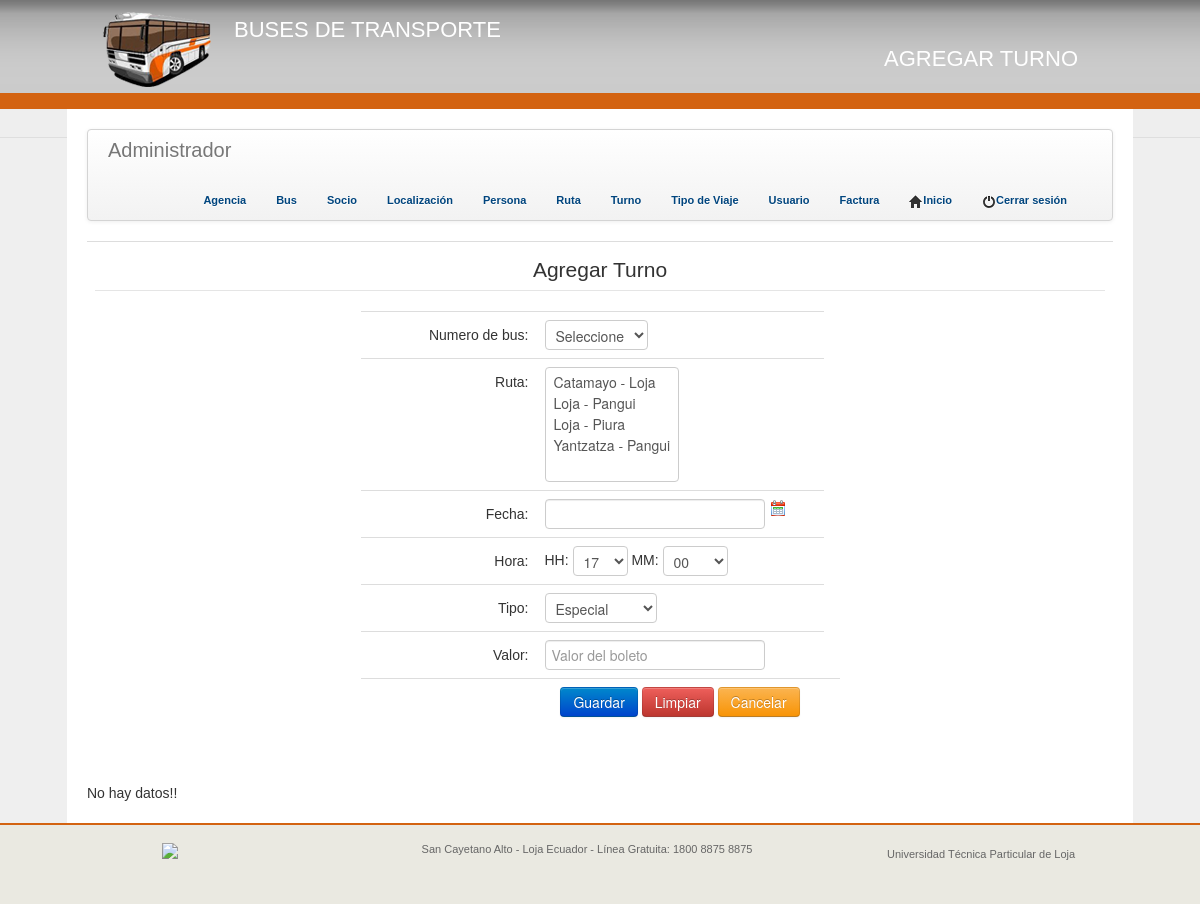
Before: /pages/addTurno.php (signed in) with the older database file.
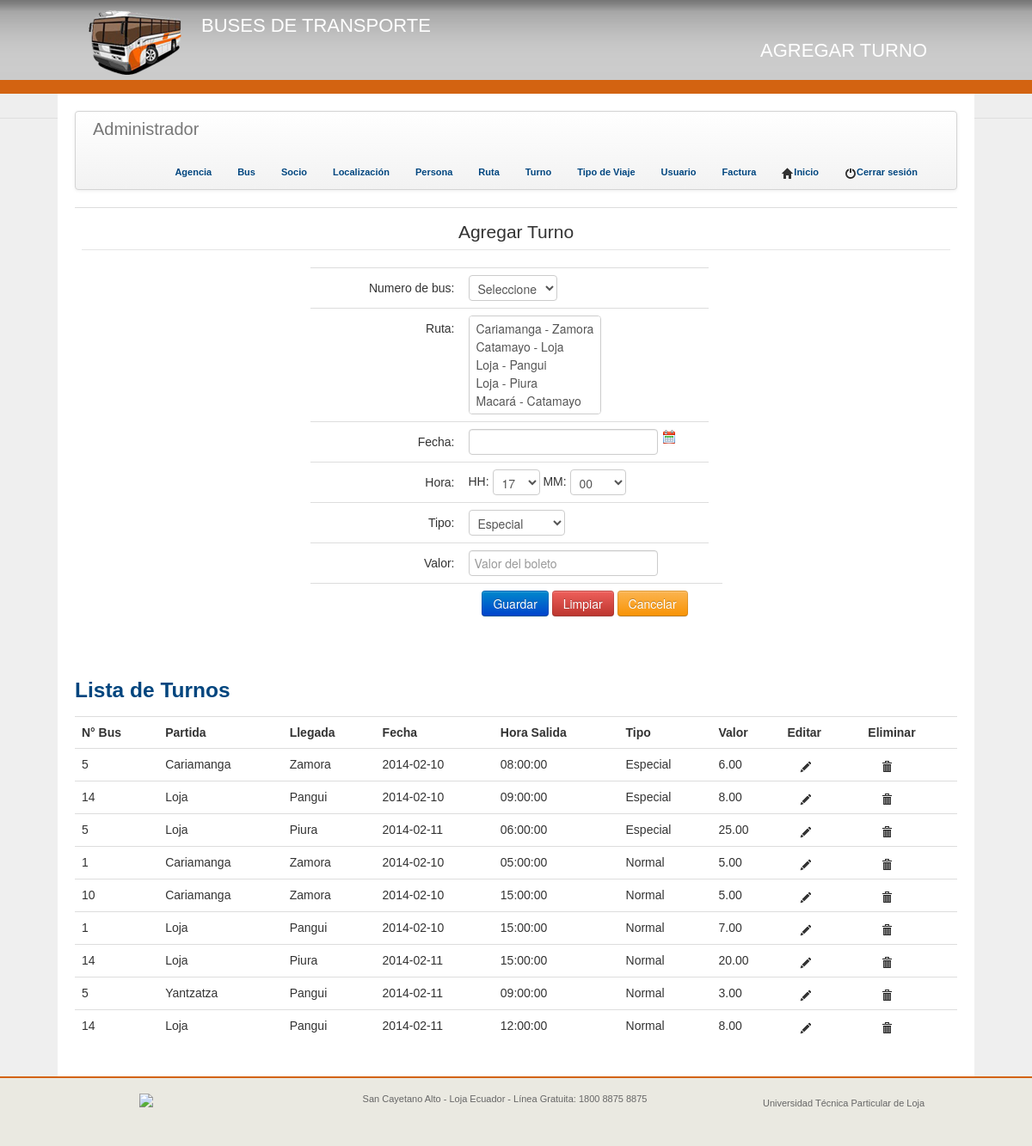
After: the same page with the newer database file.
### tables this page shows
CREATE TABLE IF NOT EXISTS `turno` (
  `idTurno` int(11) NOT NULL AUTO_INCREMENT,
  `numBus` int(11) NOT NULL,
  `idRuta` int(11) NOT NULL,
  `fecha` date NOT NULL,
  `horaSalida` time NOT NULL,
  `tipo` int(11) NOT NULL,
  `valor` decimal(5,2) NOT NULL,
  PRIMARY KEY (`idTurno`),
  KEY `numBus` (`numBus`),
  KEY `idRuta` (`idRuta`),
  KEY `tipo` (`tipo`)
);

CREATE TABLE IF NOT EXISTS `canton` (
  `idCanton` int(11) NOT NULL AUTO_INCREMENT,
  `idProvincia` int(11) NOT NULL,
  `nombre` varchar(30) NOT NULL,
  PRIMARY KEY (`idCanton`),
  KEY `idProvincia` (`idProvincia`)
);

CREATE TABLE IF NOT EXISTS `tipo` (
  `idTipo` int(11) NOT NULL AUTO_INCREMENT,
  `nombre` varchar(20) NOT NULL,
  PRIMARY KEY (`idTipo`)
);

### dll/conexion.php (called while the page is built, shortened)
<?php
		class Conexion{
			var $host;
			var $usuario;
			var $contrasena;
			var $baseDatos;
			function Conexion(){
				$this->host="localhost";
				$this->usuario="root";
				$this->contrasena="";
				$this->baseDatos="buses_db";
			}
			function conectarse(){
				$enlace = mysqli_connect($this->host, $this->usuario, $this->contrasena, $this->baseDatos);
				return($enlace);
			}
		}
?>

### pages/addTurno.php (the view, shortened to what this page needs)
<?php
require "../dll/conexion.php";
$objeConexion = new Conexion();
?>
<!DOCTYPE html>
<html>
<head>
	<link href="../UtplCss/tema.css" rel="stylesheet">
	<link href="../UtplCss/internas.css" rel="stylesheet">
</head>
<body>
	<header>
		<section class="encabezado">
			<div class="logo">
				<a style="float:left;display:block;" href="http://www.utpl.edu.ec"><img src="../img/logo.png"></img></a>
				<h1 style="float:left;">Buses de Transporte</h1>
			</div>
			<div class="tituloPag" id="clickeable" onclick="location.href='../index.php';" style="cursor:pointer;">
				<h1 >
					Agregar Turno
				</h1>
			</div>
		</section>
	</header>
	<div class="contenedor">
		<?php
		include ("../php/menu_admin.php");
		?>
		<section id="content">
			<table class="table">
				<tbody>
					<tr>
						<td> <center>
							<form class="form-horizontal" name="Socio" action="../php/addTurno.php" method="POST">
								<fieldset>
									<legend>Agregar Turno</legend>
									<table>
										<tbody>
											<tr>
												<td><label class="control-label">Numero de bus:</label></td>
												<td>
													<select required name="numBus" class="tamauto">
														<option value="null">Seleccione</option>
													</select>
												</td>
											</tr>
											<tr>
												<td><label class="control-label">Ruta:</label></td>
												<td>
													<select required name="idRuta" id="idRuta" size="5" class="tamauto">
														<?php
														$query = "select rutas.idRuta,  c1.nombre AS partida,c2.nombre AS llegada
														from rutas
														INNER JOIN	canton  c1
														ON rutas.LugarPartida = c1.idCanton
														INNER JOIN	canton  c2
														ON rutas.lugarLlegada = c2.idCanton ORDER BY c1.nombre";
														$result = mysqli_query($objeConexion->conectarse(), $query) or die(mysqli_error());;
														while($row = mysqli_fetch_array($result)){
															?>
															<option value="<?php echo $row[0]; ?>">
															</option>
															<?php
														}
														?>
													</select>
												</td>
											</tr>
											<tr>
												<td><label class="control-label">Fecha:</label></td>
												<td><input type="text" name="fecha" class="campofecha" size="12"></td>
											</tr>
											<tr>
													<td>
														<label class="control-label">Hora:</label>
													</td>
													<td>
														<span> HH: </span>
														<select name="horaPartida" style="width:55px;" id="hora" >
															<?php
															for ($i=0; $i<=23; $i++) {
																if ($i == date("G"))
																	echo '<option value="'.$i.'" selected>'.sprintf("%02s",$i).'</option>';
																else
																	echo '<option value="'.$i.'">'.sprintf("%02s",$i).'</option>';
															}
															?>
														</select>
														<span> MM:</span>
														<select name="minutosPartida" style="width:65px;" id="minutos" >
															<?php
															for ($i=00; $i<=59; $i=$i+10) {
																if ($i == date("i"))
																	echo '<option value="'.$i.'" selected>'.sprintf("%02s",$i).'</option>';
																else
																	echo '<option value="'.$i.'">'.sprintf("%02s",$i).'</option>';
															}
															?>
														</select>
													</td>
												</tr>
												<tr>
													<td><label class="control-label">Tipo:</label></td>
													<td>
														<select required name="idTipo" id="idTipo">
															<?php
															$query = "select * from tipo";
															$result = mysqli_query($objeConexion->conectarse(), $query) or die(mysqli_error());;
															while($row = mysqli_fetch_array($result)){
																?>
																<option value="<?php echo $row["0"]; ?>">
																	<?php echo $row["1"]; ?>
																</option>
																<?php
															}
															?>
														</select>
													</td>
												</tr>
												<tr>
													<td><label class="control-label">Valor:</label></td>
													<td><input type="text" placeholder="Valor del boleto" name="valor" required onkeypress="return justNumbers(event);"></td>
												</tr>
											<tr>
												<td></td>
												<td>
													<center>
														<button class=" btn btn-primary" type="submit"> Guardar </button>
														<button class="btn btn-danger" type="reset"> Limpiar </button>
														<input class="btn btn-warning" type="button" name="Cancelar" value="Cancelar" onClick="location.href='../index.php'">
													</center>
												</td>
												<td></td>
											</tr>
										</tbody>
									</table>
								</fieldset>
							</form>
						</center>
					</td>
				</tr>
			</tbody>
		</table>
		<?php
		include("../php/listarTurno.php");
		?>
	</section>
</div>
<footer>
	<div class="containerdiv">
		<div id="cc">
			<a href="http://creativecommons.org/licenses/by-nc-nd/3.0/ec/" target="_blank"><img src="http://www.utpl.edu.ec/sites/all/themes/utpl/images/cc.jpg"></a>
		</div>
		<div id="contactinfo">
			<p>San Cayetano Alto  - Loja Ecuador - Línea Gratuita: 1800 8875 8875</p>
		</div>
		<div id="q">
			Universidad Técnica Particular de Loja
		</div>
	</div>
</footer>
</body>
</html>

### php/menu_admin.php (shortened to what this page needs)
<div class="navbar">
       <div class="navbar-inner">
           <div class="container">
               <p class="brand menu1" href="#" style="color: ;">Administrador</p>
               <div class="nav-collapse">
                   <ul class="nav menu">
                       <li><a href="addAgencia.php">Agencia</a></li>
                       <li><a href="addBus.php">Bus</a></li>
                       <li><a href="addSocio.php">Socio</a></li>
                       <li><a href="addLocali.php">Localización</a></li>
                       <li><a href="addPersona.php">Persona</a></li>
                       <li><a href="addRuta.php">Ruta</a></li>
                       <li><a href="addTurno.php">Turno</a></li>
                       <li><a href="addTipo.php">Tipo de Viaje</a></li>
                       <li><a href="addUsr.php">Usuario</a></li>
                       <li><a href="factura.php">Factura</a></li>
                       <li><a href="../index.php"><i class="icon-home"></i>Inicio</a></li>
                       <li><a  href="../dll/salir.php" style="color:#B32922;"><i class="icon-off"></i>Cerrar sesión</a></li>
                   </ul>
               </div>
           </div>
       </div>
   </div>

### php/listarTurno.php (shortened to what this page needs)
<?php
include("../dll/conexionsql.php");
extract($_GET);
if(!isset($bandera)){
	$sql="SELECT turno.idTurno,turno.numBus,c1.nombre, c2.nombre, turno.fecha, turno.horaSalida,tipo.nombre,turno.valor FROM turno
	INNER JOIN rutas
	ON rutas.idRuta = turno.idRuta
	INNER JOIN canton c1
	ON rutas.LugarPartida = c1.idCanton
	INNER JOIN canton c2
	ON rutas.lugarLlegada = c2.idCanton
	INNER JOIN tipo
	ON tipo.idTipo = turno.tipo";
	$ressql=mysql_query($sql,$con);
	$totdatos=mysql_num_rows($ressql);
	if($totdatos>0){
		echo "<table border='0' class='table table-hover'>";
		echo "<h3 class=\"azul\">Lista de Turnos</h3>";
		echo "<tr>";
		echo "<th scope='col'>"."N° Bus"."</th>";
		echo "<th scope='col'>"."Partida"."</th>";
		echo "<th scope='col'>"."Llegada"."</th>";
		echo "<th scope='col'>"."Fecha"."</th>";
		echo "<th scope='col'>"."Hora Salida"."</th>";
		echo "<th scope='col'>"."Tipo"."</th>";
		echo "<th scope='col'>"."Valor"."</th>";
		echo "<th scope='col'>"."Editar"."</th>";
		echo "<th scope='col'>"."Eliminar"."</th>";
		echo "</tr>";
		while ($row=mysql_fetch_array($ressql)) {
			echo "<tr class='filas'>";
			echo "<td>".$row[1]."</td>";
			echo "<td>".$row[2]."</td>";
			echo "<td>".$row[3]."</td>";
			echo "<td>".$row[4]."</td>";
			echo "<td>".$row[5]."</td>";
			echo "<td>".$row[6]."</td>";
			echo "<td>".sprintf("%01.2f",$row[7])."</td>";
			echo "<td>
			<a href='actTurno.php?id=".base64_encode($row[0])."'>
				<i class='icon-pencil'></i>
			</a>
		</td>";
		echo "<td>
		<a href='../php/listarTurno.php?id=".base64_encode($row[0])."&bandera=1'>
			<i class='icon-trash'></i>
		</a>
	</td>";
	echo "</tr>";
}
echo "</table";
}else{
	echo "No hay datos!!";
}
}
?>

### UtplCss/tema.css (style rules this page uses)
body { background: url("../img/bg.jpg") repeat-x scroll 0% 0% #EFEFEF; margin: 0px; padding: 0px; font-family: Arial,Helvetica,Sans-serif !important; }
.encabezado { margin:auto; width: 1026px; height: 109px; }
.logo { display: inline; margin-top: 28px; width: 500px; color: white; font-weight: bolder; }
.tituloPag { float:right; color: white; font-weight: bolder; display: inline; margin: 29px 35px 0 0; }
.contenedor { width: 1026px; background: white; margin: auto; padding: 20px; }
footer { background: none repeat scroll 0 0 #EAE9E1; border-top: 2px solid #D36311; height: 65px; padding-top: 14px; width: 100%; }
.containerdiv { height: 65px; display: block; margin: 0 auto; width: 1026px; }
#cc { display: block; float: left; height: 42px; margin: 0 35px 23px 60px; width: 105px; }
#contactinfo { color: #666666; display: block; float: left; font-size: 11px; height: 65px; text-align: center; text-decoration: none; width: 600px; }
#q { display: block; float: left; font-size: 11px; color: #666666; height: 25px; margin: 5px 0px 35px 0px; width: 200px; }
h1 { font-size: 22px !important; font-weight: 100; line-height: 40px; text-transform: uppercase; }
.navbar label,a { color: #00457E !important; font-family: Arial,Helvetica,Sans-serif !important; font-size: 11px !important; font-weight: bold !important; padding: 8px 15px; text-decoration: none !important; }
.navbar-inner { height: auto; }
.peq15 input, select, textarea, .uneditable-input { width: 8em; }
.tamauto { width: auto; }

### UtplCss/internas.css (style rules this page uses)
.azul { color: #00457E; }
.menu { float: right !important; }

Changed rows visible on the page:
added turno: numBus "5", canton.nombre "Cariamanga", canton.nombre "Zamora", fecha "2014-02-10", horaSalida "08:00:00", tipo.nombre "Especial", valor "6.00"
added turno: numBus "14", canton.nombre "Loja", canton.nombre "Pangui", fecha "2014-02-10", horaSalida "09:00:00", tipo.nombre "Especial", valor "8.00"
added turno: numBus "5", canton.nombre "Loja", canton.nombre "Piura", fecha "2014-02-11", horaSalida "06:00:00", tipo.nombre "Especial", valor "25.00"
added turno: numBus "1", canton.nombre "Cariamanga", canton.nombre "Zamora", fecha "2014-02-10", horaSalida "05:00:00", tipo.nombre "Normal", valor "5.00"
added turno: numBus "10", canton.nombre "Cariamanga", canton.nombre "Zamora", fecha "2014-02-10", horaSalida "15:00:00", tipo.nombre "Normal", valor "5.00"
added turno: numBus "1", canton.nombre "Loja", canton.nombre "Pangui", fecha "2014-02-10", horaSalida "15:00:00", tipo.nombre "Normal", valor "7.00"
added turno: numBus "14", canton.nombre "Loja", canton.nombre "Piura", fecha "2014-02-11", horaSalida "15:00:00", tipo.nombre "Normal", valor "20.00"
added turno: numBus "5", canton.nombre "Yantzatza", canton.nombre "Pangui", fecha "2014-02-11", horaSalida "09:00:00", tipo.nombre "Normal", valor "3.00"
added turno: numBus "14", canton.nombre "Loja", canton.nombre "Pangui", fecha "2014-02-11", horaSalida "12:00:00", tipo.nombre "Normal", valor "8.00"
Other visible differences:
form field idRuta: "Catamayo - Loja / Loja - Pangui / Loja - Piura / Yantzatza - Pangui" → "Cariamanga - Zamora / Catamayo - Loja / Loja - Pangui / Loja - Piura / Macará - Catamayo"
text no longer shown: "No hay datos!!"
text now shown: "Lista de Turnos N° Bus Partida Llegada Fecha Hora Salida Tipo Valor Editar Eliminar"
